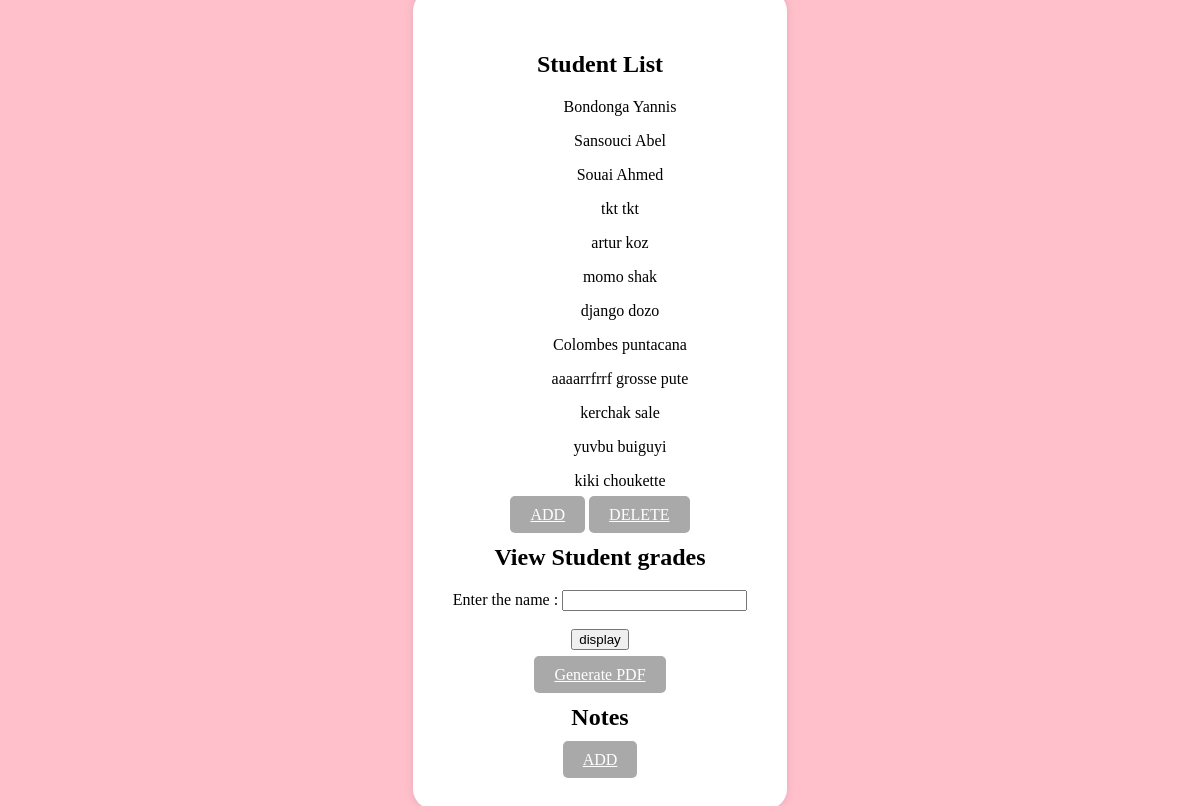
The app's page /, older data.
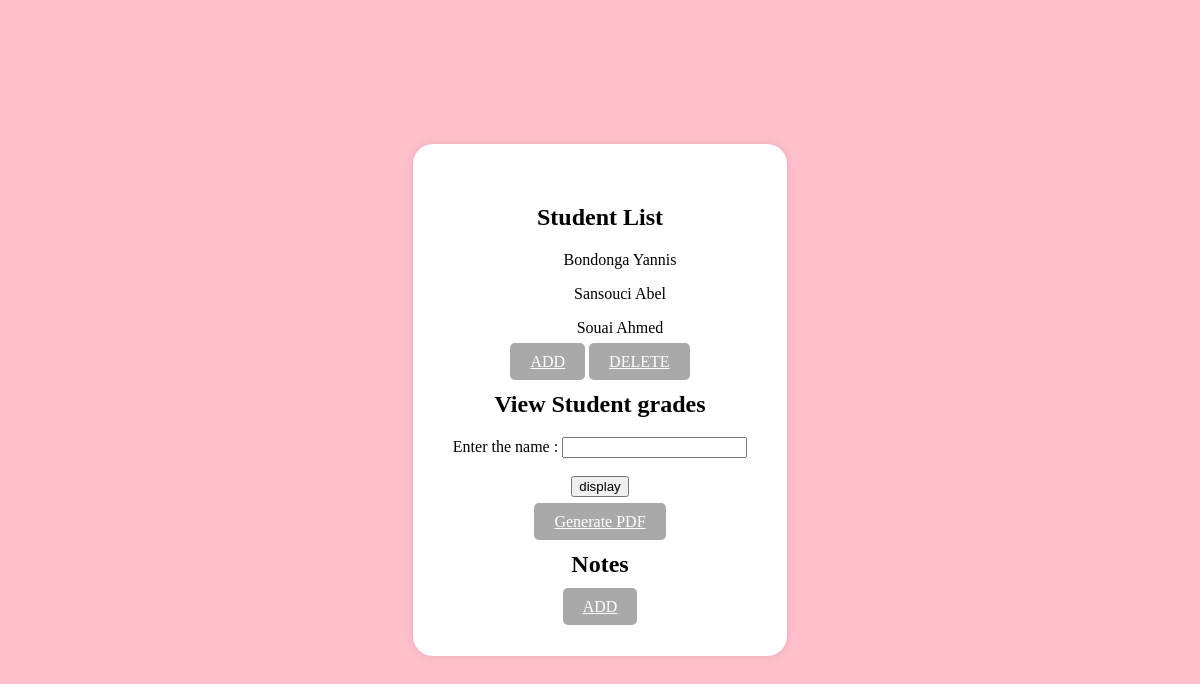
The same page, newer data.
### home/models.py (models this page shows, shortened)
class student(models.Model):
	name = models.CharField(max_length=150)
	first_name = models.CharField(max_length=150)
	student_code = models.CharField(max_length=150, unique=True)

### home/views.py (the view, shortened to what this page needs)
# urls.py: path('', test, name ='home'),
def test(request, *args, **kwargs):
    students = student.objects.all()
    context = {
    'students': students,
    }
    return render(request, 'home/detail.html', context)

### home/templates/home/detail.html (shortened to what this page needs)
{% extends 'home/index.html' %}
{% block content %}
    {% for student_instance in students %}
        <ul>{{ student_instance.name }} {{ student_instance.first_name }}</ul>
    {% endfor %}
    <a id="ajouterButton" href="/create-student" class="button">ADD</a>
    <a id="delButton" href="/delete-student" class="button">DELETE</a>
    <h2>View Student grades</h2>
{% endblock %}

### home/templates/home/index.html (shortened to what this page needs)
<!DOCTYPE html>
<html lang="fr">
<head>
</head>
<body>
    <div id="rectangle">
        <h2>Student List</h2>
            {% block content %}
            {% endblock %}
        <form action="" method="post">
            <label for="name"> Enter the name :</label>
            <input type="text" id="name" name="name">
            <br><br>
            <button type="submit">display</button>
        </form>
        <a id="ajouterButton" href="/gpdf" class="button">Generate PDF</a>
        <h2>Notes</h2>
        <a id="ajouterButton" href="/create-grade" class="button">ADD</a>
    </div>
</body>
</html>

### home/templates/home/index.html (style rules this page uses)
body { margin: 0; display: flex; align-items: center; justify-content: center; height: 100vh; background-color: #ffc0cb; }
#rectangle { background-color: white; padding: 40px; border-radius: 20px; box-shadow: 0 0 10px rgba(0, 0, 0, 0.1); text-align: center; }
#ajouterButton { background-color: darkgray; color: white; padding: 10px 20px; border: none; border-radius: 5px; cursor: pointer; }
#delButton { background-color: darkgray; color: white; padding: 10px 20px; border: none; border-radius: 5px; cursor: pointer; }

Row changes from the older to the newer data that the page shows:
removed student: name "tkt", first_name "tkt"
removed student: name "artur", first_name "koz"
removed student: name "momo", first_name "shak"
removed student: name "django", first_name "dozo"
removed student: name "Colombes", first_name "puntacana"
removed student: name "aaaarrfrrf", first_name "grosse pute"
removed student: name "kerchak", first_name "sale"
removed student: name "yuvbu", first_name "buiguyi"
removed student: name "kiki", first_name "choukette"
